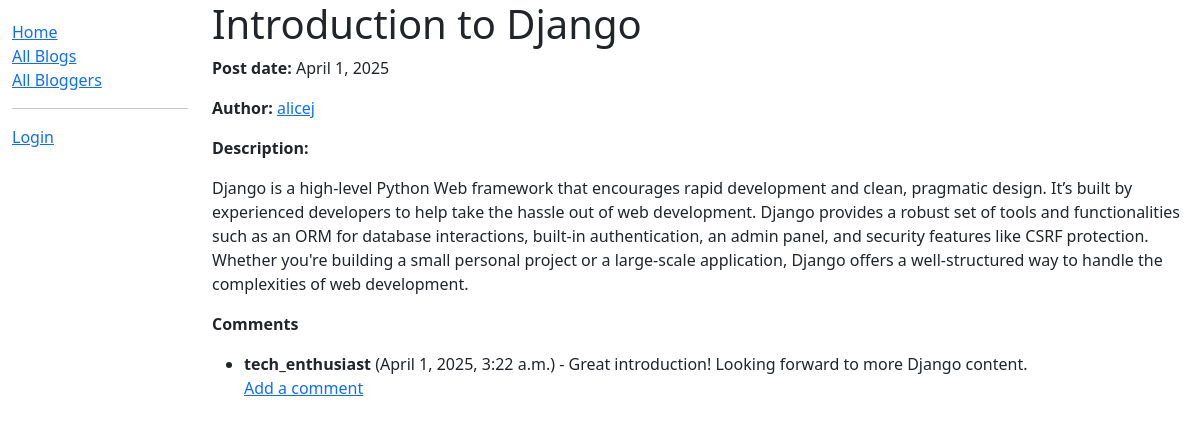
/blog/blogs/1, run on the app's committed database.
### blog/models.py (models this page shows, shortened)
class Blog(models.Model):
    title = models.CharField(max_length=100)
    author = models.ForeignKey(
        Author, on_delete=models.SET_NULL, null=True)
    content = models.TextField(
        max_length=2000, help_text='Enter the blog content')
    post_date = models.DateField(default=date.today)
    class Meta:
        ordering = ['-post_date']

class Author(models.Model):
    name = models.OneToOneField(User, on_delete=models.SET_NULL, null=True)
    bio = models.TextField(
        max_length=200, help_text='Enter a short bio about the author')
    class Meta:
        ordering = ['name']
    def get_absolute_url(self):
        return reverse('author_detail', args=[str(self.pk)])

class Comment(models.Model):
    blog = models.ForeignKey(Blog, on_delete=models.CASCADE)
    post_date = models.DateTimeField(auto_now_add=True)
    author = models.ForeignKey(User, on_delete=models.SET_NULL, null=True)
    description = models.TextField(max_length=200, help_text='Enter the comment about the blog')
    class Meta:
        ordering = ['-post_date']

### blog/views.py (the view)
# urls.py: path('blogs/<int:pk>', views.BlogDetailView.as_view(), name='blog_detail'),
class BlogDetailView(DetailView):
    model = Blog

### blog/templates/blog/blog_detail.html
{% extends "base_generic.html" %}
{% block content %}
<h1>{{ blog.title }}</h1>
<p><strong>Post date:</strong> {{ blog.post_date|date:"F j, Y" }}</p>
<p><strong>Author:</strong> <a href="{{ blog.author.get_absolute_url }}">{{ blog.author.name }}</a></p>
<p><strong>Description:</strong></p>
<p>{{ blog.content }}</p>
<p><strong>Comments</strong></p>
{% if blog.comment_set.all %}
<ul>
    {% for comment in blog.comment_set.all %}
    <li>
        <strong>{{ comment.author }}</strong> ({{ comment.post_date|date:"F j, Y, g:i a" }}) - <span>{{ comment.description }}</span>
    </li>
    {% endfor %}
    <a href="{% url 'new_comment' blog.id %}">Add a comment</a>
</ul>
{% else %}
<p>No comments yet. Be the first to comment!</p>
<a href="{% url 'new_comment' blog.id %}">Add a comment</a>
{% endif %}
{% endblock %}

### data on the page
Blog: post_date "April 1, 2025", author.name "alicej", content "Django is a high-level Python Web framework that encourages rapid development and clean, pragmatic design. It’s built by experienced developers to help take the hassle out of web development. Django provides a robust set of tools and functionalities such as an ORM for database interactions, built-in authentication, an admin panel, and security features like CSRF protection. Whether you're building a small personal project or a large-scale application, Django offers a well-structured way to handle the complexities of web development."
Comment: author "tech_enthusiast", post_date "April 1, 2025, 3:22 a.m.", description "Great introduction! Looking forward to more Django content."
